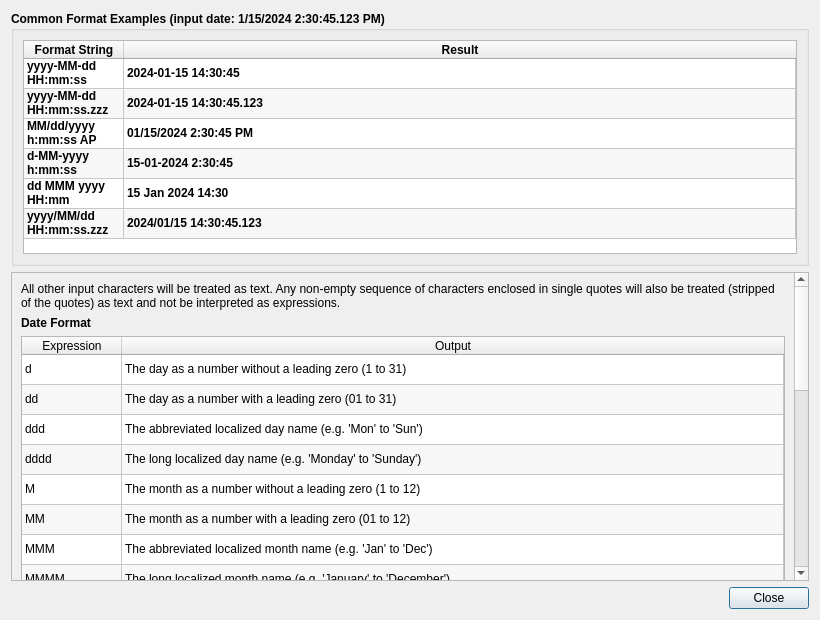
<?xml version="1.0" encoding="UTF-8"?>
<ui version="4.0">
 <class>DateTimeHelp</class>
 <widget class="QDialog" name="DateTimeHelp">
  <property name="geometry">
   <rect><x>0</x><y>0</y><width>820</width><height>620</height></rect>
  </property>
  <property name="windowTitle">
   <string>Date-Time Format</string>
  </property>
  <layout class="QVBoxLayout" name="verticalLayout">
   <item>
    <widget class="QGroupBox" name="groupExample">
     <property name="title"><string>Common Format Examples (input date: 1/15/2024 2:30:45.123 PM)</string></property>
     <property name="font">
      <font><weight>75</weight><bold>true</bold></font>
     </property>
     <layout class="QVBoxLayout" name="exampleLayout">
      <item>
       <widget class="QTableWidget" name="exampleTable">
        <property name="sizePolicy">
         <sizepolicy hsizetype="Expanding" vsizetype="Fixed">
          <horstretch>0</horstretch>
          <verstretch>0</verstretch>
         </sizepolicy>
        </property>
        <property name="verticalScrollBarPolicy"><enum>Qt::ScrollBarAlwaysOff</enum></property>
        <property name="sizeAdjustPolicy"><enum>QAbstractScrollArea::AdjustToContents</enum></property>
        <property name="editTriggers"><set>QAbstractItemView::NoEditTriggers</set></property>
        <property name="alternatingRowColors"><bool>true</bool></property>
        <attribute name="horizontalHeaderStretchLastSection"><bool>true</bool></attribute>
        <attribute name="verticalHeaderVisible"><bool>false</bool></attribute>
        <property name="columnCount"><number>2</number></property>
        <property name="rowCount"><number>6</number></property>
        <column><property name="text"><string>Format String</string></property></column>
        <column><property name="text"><string>Result</string></property></column>
        <row><property name="text"><string/></property></row>
        <row><property name="text"><string/></property></row>
        <row><property name="text"><string/></property></row>
        <row><property name="text"><string/></property></row>
        <row><property name="text"><string/></property></row>
        <row><property name="text"><string/></property></row>
        <item row="0" column="0"><property name="text"><string>yyyy-MM-dd HH:mm:ss</string></property></item>
        <item row="0" column="1"><property name="text"><string>2024-01-15 14:30:45</string></property></item>
        <item row="1" column="0"><property name="text"><string>yyyy-MM-dd HH:mm:ss.zzz</string></property></item>
        <item row="1" column="1"><property name="text"><string>2024-01-15 14:30:45.123</string></property></item>
        <item row="2" column="0"><property name="text"><string>MM/dd/yyyy h:mm:ss AP</string></property></item>
        <item row="2" column="1"><property name="text"><string>01/15/2024 2:30:45 PM</string></property></item>
        <item row="3" column="0"><property name="text"><string>d-MM-yyyy h:mm:ss</string></property></item>
        <item row="3" column="1"><property name="text"><string>15-01-2024 2:30:45</string></property></item>
        <item row="4" column="0"><property name="text"><string>dd MMM yyyy HH:mm</string></property></item>
        <item row="4" column="1"><property name="text"><string>15 Jan 2024 14:30</string></property></item>
        <item row="5" column="0"><property name="text"><string>yyyy/MM/dd HH:mm:ss.zzz</string></property></item>
        <item row="5" column="1"><property name="text"><string>2024/01/15 14:30:45.123</string></property></item>
       </widget>
      </item>
     </layout>
    </widget>
   </item>
   <item>
    <widget class="QScrollArea" name="scrollArea">
     <property name="verticalScrollBarPolicy"><enum>Qt::ScrollBarAsNeeded</enum></property>
     <property name="horizontalScrollBarPolicy"><enum>Qt::ScrollBarAsNeeded</enum></property>
     <property name="widgetResizable"><bool>true</bool></property>
     <widget class="QWidget" name="scrollAreaWidgetContents">
      <property name="geometry">
       <rect><x>0</x><y>0</y><width>780</width><height>800</height></rect>
      </property>
      <layout class="QVBoxLayout" name="scrollLayout">
       <item>
        <widget class="QLabel" name="labelNote">
         <property name="text"><string>All other input characters will be treated as text. Any non-empty sequence of characters enclosed in single quotes will also be treated (stripped of the quotes) as text and not be interpreted as expressions.</string></property>
         <property name="wordWrap"><bool>true</bool></property>
        </widget>
       </item>
       <item>
        <widget class="QLabel" name="labelDateHeader">
         <property name="text"><string>Date Format</string></property>
         <property name="font">
          <font><weight>75</weight><bold>true</bold></font>
         </property>
        </widget>
       </item>
       <item>
        <widget class="QTableWidget" name="dateFormatTable">
         <property name="sizePolicy">
          <sizepolicy hsizetype="Expanding" vsizetype="Fixed">
           <horstretch>0</horstretch>
           <verstretch>0</verstretch>
          </sizepolicy>
         </property>
         <property name="verticalScrollBarPolicy"><enum>Qt::ScrollBarAlwaysOff</enum></property>
         <property name="sizeAdjustPolicy"><enum>QAbstractScrollArea::AdjustToContents</enum></property>
         <property name="editTriggers"><set>QAbstractItemView::NoEditTriggers</set></property>
         <property name="alternatingRowColors"><bool>true</bool></property>
         <attribute name="horizontalHeaderStretchLastSection"><bool>true</bool></attribute>
         <attribute name="verticalHeaderVisible"><bool>false</bool></attribute>
         <property name="columnCount"><number>2</number></property>
         <property name="rowCount"><number>10</number></property>
         <column><property name="text"><string>Expression</string></property></column>
         <column><property name="text"><string>Output</string></property></column>
         <row><property name="text"><string/></property></row>
         <row><property name="text"><string/></property></row>
         <row><property name="text"><string/></property></row>
         <row><property name="text"><string/></property></row>
         <row><property name="text"><string/></property></row>
         <row><property name="text"><string/></property></row>
         <row><property name="text"><string/></property></row>
         <row><property name="text"><string/></property></row>
         <row><property name="text"><string/></property></row>
         <row><property name="text"><string/></property></row>
         <item row="0" column="0"><property name="text"><string>d</string></property></item>
         <item row="0" column="1"><property name="text"><string>The day as a number without a leading zero (1 to 31)</string></property></item>
         <item row="1" column="0"><property name="text"><string>dd</string></property></item>
         <item row="1" column="1"><property name="text"><string>The day as a number with a leading zero (01 to 31)</string></property></item>
         <item row="2" column="0"><property name="text"><string>ddd</string></property></item>
         <item row="2" column="1"><property name="text"><string>The abbreviated localized day name (e.g. 'Mon' to 'Sun')</string></property></item>
         <item row="3" column="0"><property name="text"><string>dddd</string></property></item>
         <item row="3" column="1"><property name="text"><string>The long localized day name (e.g. 'Monday' to 'Sunday')</string></property></item>
         <item row="4" column="0"><property name="text"><string>M</string></property></item>
         <item row="4" column="1"><property name="text"><string>The month as a number without a leading zero (1 to 12)</string></property></item>
         <item row="5" column="0"><property name="text"><string>MM</string></property></item>
         <item row="5" column="1"><property name="text"><string>The month as a number with a leading zero (01 to 12)</string></property></item>
         <item row="6" column="0"><property name="text"><string>MMM</string></property></item>
         <item row="6" column="1"><property name="text"><string>The abbreviated localized month name (e.g. 'Jan' to 'Dec')</string></property></item>
         <item row="7" column="0"><property name="text"><string>MMMM</string></property></item>
         <item row="7" column="1"><property name="text"><string>The long localized month name (e.g. 'January' to 'December')</string></property></item>
         <item row="8" column="0"><property name="text"><string>yy</string></property></item>
         <item row="8" column="1"><property name="text"><string>The year as a two digit number (00 to 99)</string></property></item>
         <item row="9" column="0"><property name="text"><string>yyyy</string></property></item>
         <item row="9" column="1"><property name="text"><string>The year as a four digit number, possibly plus a leading minus sign for negative years</string></property></item>
        </widget>
       </item>
       <item>
        <widget class="QLabel" name="labelTimeHeader">
         <property name="text"><string>Time Format</string></property>
         <property name="font">
          <font><weight>75</weight><bold>true</bold></font>
         </property>
        </widget>
       </item>
       <item>
        <widget class="QTableWidget" name="timeFormatTable">
         <property name="sizePolicy">
          <sizepolicy hsizetype="Expanding" vsizetype="Fixed">
           <horstretch>0</horstretch>
           <verstretch>0</verstretch>
          </sizepolicy>
         </property>
         <property name="verticalScrollBarPolicy"><enum>Qt::ScrollBarAlwaysOff</enum></property>
         <property name="sizeAdjustPolicy"><enum>QAbstractScrollArea::AdjustToContents</enum></property>
         <property name="editTriggers"><set>QAbstractItemView::NoEditTriggers</set></property>
         <property name="alternatingRowColors"><bool>true</bool></property>
         <attribute name="horizontalHeaderStretchLastSection"><bool>true</bool></attribute>
         <attribute name="verticalHeaderVisible"><bool>false</bool></attribute>
         <property name="columnCount"><number>2</number></property>
         <property name="rowCount"><number>12</number></property>
         <column><property name="text"><string>Expression</string></property></column>
         <column><property name="text"><string>Output</string></property></column>
         <row><property name="text"><string/></property></row>
         <row><property name="text"><string/></property></row>
         <row><property name="text"><string/></property></row>
         <row><property name="text"><string/></property></row>
         <row><property name="text"><string/></property></row>
         <row><property name="text"><string/></property></row>
         <row><property name="text"><string/></property></row>
         <row><property name="text"><string/></property></row>
         <row><property name="text"><string/></property></row>
         <row><property name="text"><string/></property></row>
         <row><property name="text"><string/></property></row>
         <row><property name="text"><string/></property></row>
         <item row="0" column="0"><property name="text"><string>h</string></property></item>
         <item row="0" column="1"><property name="text"><string>The hour without a leading zero (0 to 23 or 1 to 12 if AM/PM display)</string></property></item>
         <item row="1" column="0"><property name="text"><string>hh</string></property></item>
         <item row="1" column="1"><property name="text"><string>The hour with a leading zero (00 to 23 or 01 to 12 if AM/PM display)</string></property></item>
         <item row="2" column="0"><property name="text"><string>H</string></property></item>
         <item row="2" column="1"><property name="text"><string>The hour without a leading zero (0 to 23, even with AM/PM display)</string></property></item>
         <item row="3" column="0"><property name="text"><string>HH</string></property></item>
         <item row="3" column="1"><property name="text"><string>The hour with a leading zero (00 to 23, even with AM/PM display)</string></property></item>
         <item row="4" column="0"><property name="text"><string>m</string></property></item>
         <item row="4" column="1"><property name="text"><string>The minute without a leading zero (0 to 59)</string></property></item>
         <item row="5" column="0"><property name="text"><string>mm</string></property></item>
         <item row="5" column="1"><property name="text"><string>The minute with a leading zero (00 to 59)</string></property></item>
         <item row="6" column="0"><property name="text"><string>s</string></property></item>
         <item row="6" column="1"><property name="text"><string>The whole second, without any leading zero (0 to 59)</string></property></item>
         <item row="7" column="0"><property name="text"><string>ss</string></property></item>
         <item row="7" column="1"><property name="text"><string>The whole second, with a leading zero where applicable (00 to 59)</string></property></item>
         <item row="8" column="0"><property name="text"><string>z</string></property></item>
         <item row="8" column="1"><property name="text"><string>The fractional part of the second, to go after a decimal point, without trailing zeroes (0 to 999). Thus "s.z" reports the seconds to full available (millisecond) precision without trailing zeroes.</string></property></item>
         <item row="9" column="0"><property name="text"><string>zzz</string></property></item>
         <item row="9" column="1"><property name="text"><string>The fractional part of the second, to millisecond precision, including trailing zeroes where applicable (000 to 999).</string></property></item>
         <item row="10" column="0"><property name="text"><string>AP or A</string></property></item>
         <item row="10" column="1"><property name="text"><string>Interpret as an AM/PM time. A/AP will match an upper-case version of either QLocale::amText() or QLocale::pmText().</string></property></item>
         <item row="11" column="0"><property name="text"><string>ap or a</string></property></item>
         <item row="11" column="1"><property name="text"><string>Interpret as an am/pm time. a/ap will match a lower-case version of either QLocale::amText() or QLocale::pmText().</string></property></item>
        </widget>
       </item>
      </layout>
     </widget>
    </widget>
   </item>
   <item>
    <widget class="QDialogButtonBox" name="buttonBox">
     <property name="standardButtons"><set>QDialogButtonBox::Close</set></property>
    </widget>
   </item>
  </layout>
 </widget>
 <connections>
  <connection>
   <sender>buttonBox</sender><signal>rejected()</signal>
   <receiver>DateTimeHelp</receiver><slot>reject()</slot>
  </connection>
 </connections>
</ui>
